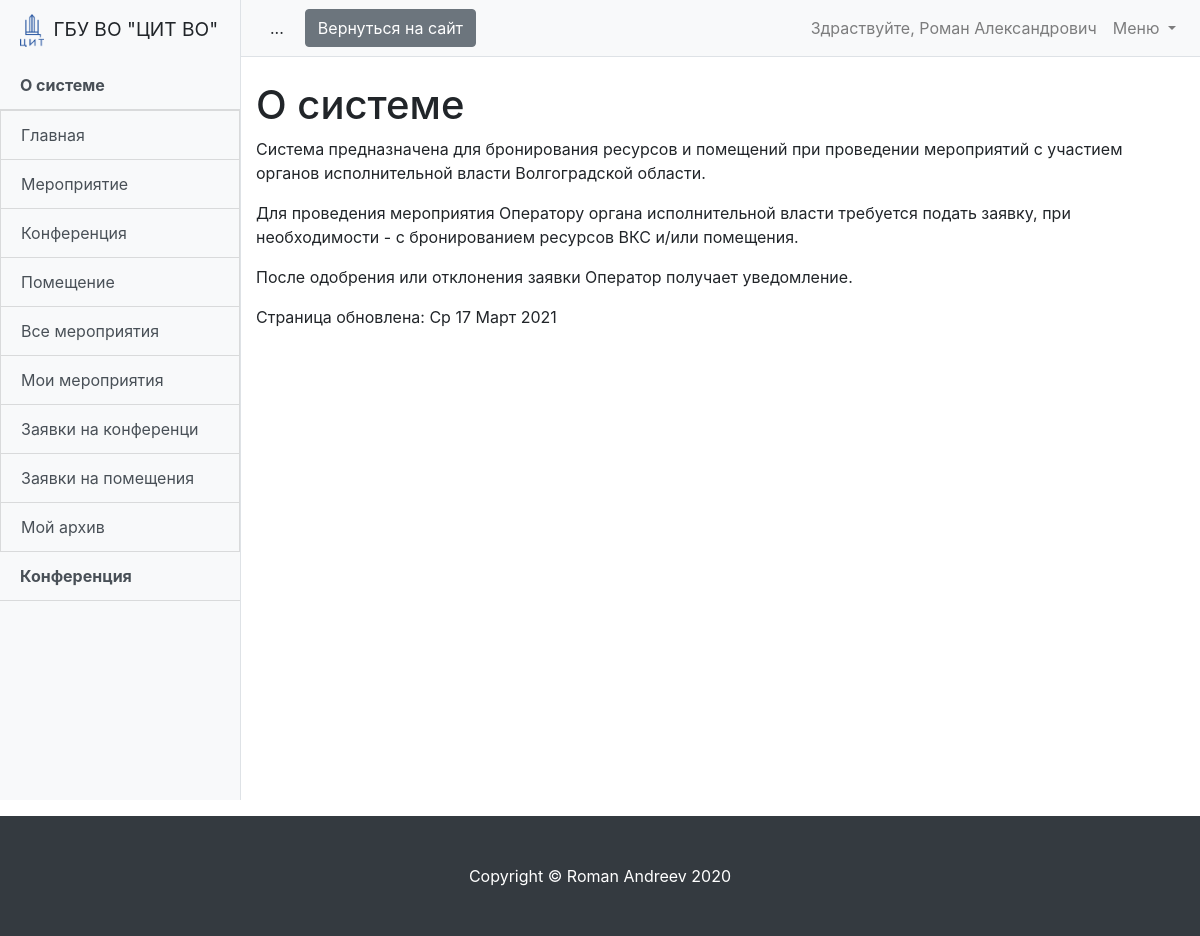
The app's page /help/Main/ (signed in) with its own data.
### help/models.py (models this page shows, shortened)
class Section(models.Model):
    serial_number = models.SmallIntegerField(verbose_name='Порядковый номер', unique=True)
    name = models.CharField(max_length=20)
    def get_page_list(self):
        return Page.objects.filter(section=self)
    class Meta:
        ordering = ['serial_number']
        verbose_name = 'Раздел'
        verbose_name_plural = 'Разделы'

class Page(models.Model):
    serial_number = models.SmallIntegerField(verbose_name='Порядковый номер')
    name = models.CharField(verbose_name='Название', max_length=20)
    slug = models.SlugField(unique=True)
    urls = models.TextField(verbose_name='Страницы для автоматического вывода',
                            help_text='Перечислите url-адреса страниц на которых будет автоматически отображатся эта '
                                      'страница помощи. Например: "/schedule/event-create/;" или '
                                      '"/schedule/event/*.*/conference-create/; /schedule/conference-approve/*.*/;", '
                                      'где ";" - конец адреса.',
                            null=True, blank=True)
    section = models.ForeignKey('Section', verbose_name='Раздел', on_delete=models.CASCADE)
    update_date = models.DateTimeField(verbose_name='Дата изменения')
    title = models.CharField(verbose_name='Заголовок', max_length=60)
    body_text = models.TextField(verbose_name='Содержание страницы')
    class Meta:
        ordering = ['serial_number']
        verbose_name = 'Страница'
        verbose_name_plural = 'Страницы'
    def get_absolute_url(self):
        return reverse('help_page', kwargs={'slug': self.slug})

### schedule/models.py (models this page shows, shortened)
class User(AbstractUser):
    is_operator = models.BooleanField(default=False, verbose_name='Опертор')
    is_assistant = models.BooleanField(default=False, verbose_name='Ассистент')
    organization = models.ForeignKey('Organization', verbose_name='Организация', on_delete=models.SET_NULL,
                                     null=True, blank=True)
    subscribe_mail = models.BooleanField(verbose_name='Подписка на почтовую рассылку', default=False)
    telegram = models.CharField(max_length=10, verbose_name='Телеграм чат-id', null=True, blank=True)
    subscribe_telegram = models.BooleanField(verbose_name='Подписка на рассылку в телеграм', default=False)
    phone = models.CharField(max_length=100, verbose_name='Телефон', null=True, blank=True)

### help/views.py (the view)
# urls.py: path('<slug:slug>/', HelpPageView.as_view(), name='help_page')
class HelpPageView(LoginRequiredMixin, DetailView):
    model = Page
    def get_context_data(self, **kwargs):
        context = super().get_context_data(**kwargs)
        context['section_list'] = Section.objects.all()
        return context

### help/templates/help/page_detail.html
{% extends "help/help_page.html" %}
{% block content %}
<h1 class="mt-4">{{ object.title }}</h1>
<div>
    {% autoescape off %}
    {{ object.body_text }}
    {% endautoescape %}
</div>
<p>Страница обновлена: {{ object.update_date|date:"D d F Y" }}</p>
{% endblock content %}

### help/templates/help/help_page.html (shortened to what this page needs)
{% extends "base.html" %}
{% load static %}
{% block bottom_nav %}
<a class="btn btn-secondary ml-2" href="{% url 'event_list' %}">Вернуться на сайт<span class="sr-only">(current)</span></a>
{% endblock bottom_nav %}
{% block sidebar_link %}
<div id="accordion">
  {% for section in section_list %}
  <div class="list-group list-group-flush">
    <div class="link list-group-item list-group-item-action bg-light bg-gradient"><b>{{ section.name }}</b></div>
    <div class="submenu" style="display: {% if section != page.section %}none{% endif %};">
      {% for page in section.get_page_list %}
      <a href="{{ page.get_absolute_url }}" class="list-group-item list-group-item-action bg-light">{{ page.name }}</a>
      {% endfor %}
    </div>
  </div>
  {% endfor %}
</div>
{% endblock sidebar_link %}

### templates/base.html (shortened to what this page needs)
<!DOCTYPE html>
<html lang="en">
{% load static %}
<head>
    <link href="{% static 'vendor/bootstrap/css/bootstrap.min.css' %}" rel="stylesheet">
    <link href=" {% static 'css/simple-sidebar.css' %}" rel="stylesheet">
</head>
<body>
<div class="d-flex" id="wrapper">
    {% block sidebar %}
    <div class="bg-light border-right" id="sidebar-wrapper">
        <div class="sidebar-heading">
            <img src="{% static 'image.png' %}" width="24" class="img-fluid mr-1" alt="...">
            ГБУ ВО "ЦИТ ВО"
        </div>
        <div class="list-group list-group-flush">
            {% block sidebar_link %}{% endblock sidebar_link %}
        </div>
    </div>
    <div id="page-content-wrapper">
        <nav class="navbar navbar-expand-lg navbar-light bg-light border-bottom">
            <button class="btn btn-light" id="menu-toggle">...</button>
            {% block bottom_nav %}{% endblock bottom_nav %}
            {% endblock sidebar %}
            <div class="collapse navbar-collapse" id="navbarSupportedContent">
                <ul class="navbar-nav ml-auto mt-2 mt-lg-0">
                    <li class="nav-item">
                        {% if request.user.is_authenticated %}
                        <a class="nav-link" href="{% url 'settings' %}">Здраствуйте, {{ request.user.first_name }}</a>
                        {% endif %}
                    </li>
                    <li class="nav-item dropdown">
                        <a class="nav-link dropdown-toggle" href="#" id="navbarDropdown" role="button" data-toggle="dropdown" aria-haspopup="true" aria-expanded="false">
                            Меню
                        </a>
                    </li>
                </ul>
            </div>
        </nav>
        <div class="container-fluid">
            <div >
                {% block content %}
                {% endblock content %}
            </div>
        </div>
    </div>
</div>
<footer class="py-5 bg-dark mt-3">
  <div class="container">
    <p class="m-0 text-center text-white">Copyright &copy; Roman Andreev 2020</p>
  </div>
</footer>
</body>
</html>

### static_dev/css/simple-sidebar.css (style rules this page uses)
#wrapper { overflow-x: hidden; }
#sidebar-wrapper { min-height: 100vh; margin-left: -15rem; -webkit-transition: margin .25s ease-out; -moz-transition: margin .25s ease-out; -o-transition: margin .25s ease-out; transition: margin .25s ease-out; }
#sidebar-wrapper .sidebar-heading { padding: 0.875rem 1.25rem; font-size: 1.2rem; }
#sidebar-wrapper .list-group { width: 15rem; }
#page-content-wrapper { min-width: 100vw; }
@media (min-width: 768px) { #sidebar-wrapper { margin-left: 0; } }
@media (min-width: 768px) { #page-content-wrapper { min-width: 0; width: 100%; } }

### records on screen
Section: name "О системе"
Page: name "Главная", title "О системе", body_text "Система предназначена для бронирования ресурсов и помещений при проведении мероприятий с участием органов исполнительной власти Волгоградской области. Для проведения мероприятия Оператору органа исполнительной власти требуется подать заявку, при необходимости - с бронированием ресурсов ВКС и/или помещения. После одобрения или отклонения заявки Оператор получает уведомление.", update_date "Ср 17 Март 2021"
Page: name "Мероприятие"
Page: name "Конференция"
Page: name "Помещение"
Page: name "Все мероприятия"
Page: name "Мои мероприятия"
Page: name "Заявки на конференци"
Page: name "Заявки на помещения"
Page: name "Мой архив"
Section: name "Конференция"
User: user.first_name "Роман Александрович"
